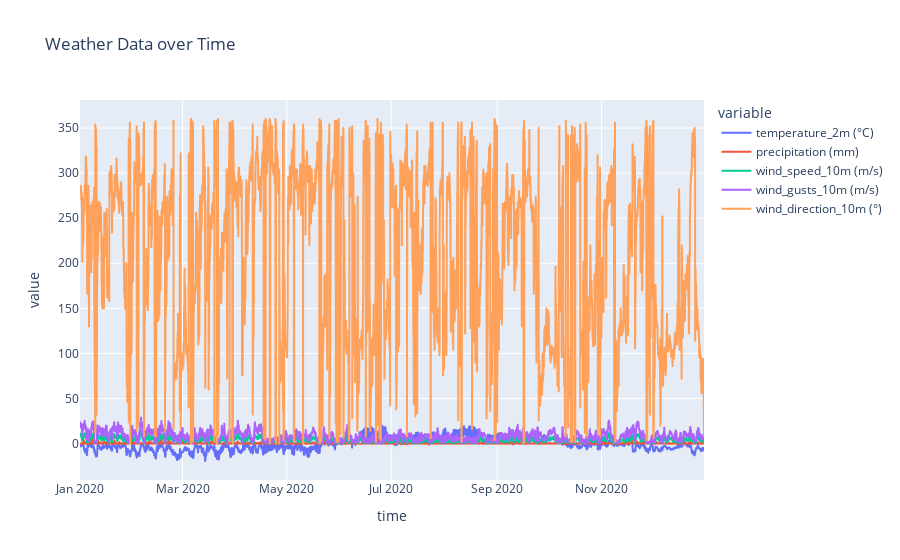

Write notebook code for a chart like this one.
### Code cell
import plotly.express as px

df_long = df.melt(id_vars="time", var_name="variable", value_name="value")

# Interactive multi-line plot
fig = px.line(df_long, x="time", y="value", color="variable",
              title="Weather Data over Time")

fig.show()

### Figure 1 — Plotly figure (JSON) as saved in the notebook; plotly's stock layout.template omitted (floating-point values rounded to 4 significant figures; data arrays with more than 128 entries replaced by an {"elided": "..."} marker saying what was removed)
{"data": [{"hovertemplate": "variable=temperature_2m (°C)<br>time=%{x}<br>value=%{y}<extra></extra>", "legendgroup": "temperature_2m (°C)", "line": {"color": "#636efa", "dash": "solid"}, "marker": {"symbol": "circle"}, "mode": "lines", "name": "temperature_2m (°C)", "showlegend": true, "type": "scattergl", "x": {"elided": "8760 str values"}, "xaxis": "x", "y": {"elided": "8760 float values"}, "yaxis": "y"}, {"hovertemplate": "variable=precipitation (mm)<br>time=%{x}<br>value=%{y}<extra></extra>", "legendgroup": "precipitation (mm)", "line": {"color": "#EF553B", "dash": "solid"}, "marker": {"symbol": "circle"}, "mode": "lines", "name": "precipitation (mm)", "showlegend": true, "type": "scattergl", "x": {"elided": "8760 str values"}, "xaxis": "x", "y": {"elided": "8760 float values"}, "yaxis": "y"}, {"hovertemplate": "variable=wind_speed_10m (m/s)<br>time=%{x}<br>value=%{y}<extra></extra>", "legendgroup": "wind_speed_10m (m/s)", "line": {"color": "#00cc96", "dash": "solid"}, "marker": {"symbol": "circle"}, "mode": "lines", "name": "wind_speed_10m (m/s)", "showlegend": true, "type": "scattergl", "x": {"elided": "8760 str values"}, "xaxis": "x", "y": {"elided": "8760 float values"}, "yaxis": "y"}, {"hovertemplate": "variable=wind_gusts_10m (m/s)<br>time=%{x}<br>value=%{y}<extra></extra>", "legendgroup": "wind_gusts_10m (m/s)", "line": {"color": "#ab63fa", "dash": "solid"}, "marker": {"symbol": "circle"}, "mode": "lines", "name": "wind_gusts_10m (m/s)", "showlegend": true, "type": "scattergl", "x": {"elided": "8760 str values"}, "xaxis": "x", "y": {"elided": "8760 float values"}, "yaxis": "y"}, {"hovertemplate": "variable=wind_direction_10m (°)<br>time=%{x}<br>value=%{y}<extra></extra>", "legendgroup": "wind_direction_10m (°)", "line": {"color": "#FFA15A", "dash": "solid"}, "marker": {"symbol": "circle"}, "mode": "lines", "name": "wind_direction_10m (°)", "showlegend": true, "type": "scattergl", "x": {"elided": "8760 str values"}, "xaxis": "x", "y": {"elided": "8760 float values"}, "yaxis": "y"}], "layout": {"legend": {"title": {"text": "variable"}, "tracegroupgap": 0}, "title": {"text": "Weather Data over Time"}, "xaxis": {"anchor": "y", "domain": [0, 1], "title": {"text": "time"}}, "yaxis": {"anchor": "x", "domain": [0, 1], "title": {"text": "value"}}}}
